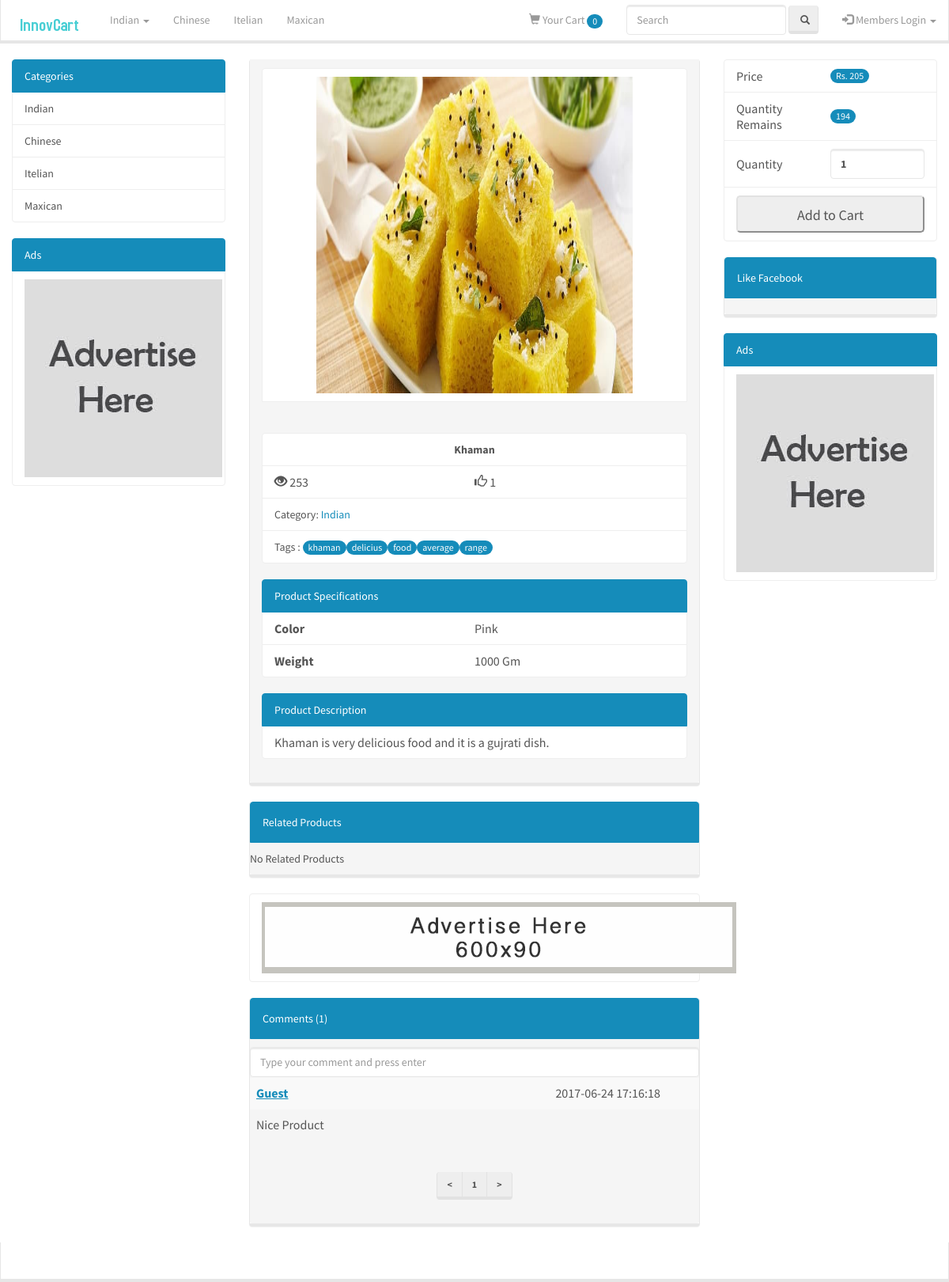
The app's page /showproduct.php?id=20 with its own data.
### tables this page shows
CREATE TABLE `website_attrib` (
  `web_name` varchar(100) NOT NULL,
  `web_title` varchar(100) NOT NULL,
  `web_des` text NOT NULL,
  `web_robots` enum('follow,index','nofollow,index','follow,index','nofollow,noindex') NOT NULL DEFAULT 'follow,index',
  `web_copy` varchar(100) NOT NULL,
  `web_keywords` text NOT NULL,
  `web_facebook` varchar(400) NOT NULL,
  `web_id` int(11) NOT NULL,
  `web_fev` varchar(200) DEFAULT NULL,
  `web_logo` varchar(200) DEFAULT NULL,
  `pageviews` int(11) NOT NULL DEFAULT '0',
  `ads_click` int(11) NOT NULL DEFAULT '0'
);

CREATE TABLE `categories` (
  `cat_id` int(11) NOT NULL,
  `cat_name` varchar(100) NOT NULL,
  `cat_robots` enum('follow,index','follow,noindex','nofollow,noindex','nofollow,index') NOT NULL DEFAULT 'follow,index',
  `cat_description` varchar(200) NOT NULL,
  `cat_keywords` varchar(200) NOT NULL
);

CREATE TABLE `ads` (
  `ad_id` int(11) NOT NULL,
  `ad_type` enum('72890','250250','60090','') NOT NULL,
  `ad_link` varchar(200) NOT NULL,
  `ad_imglink` varchar(200) NOT NULL,
  `ad_clicks` int(11) NOT NULL DEFAULT '0'
);

CREATE TABLE `videos` (
  `vid_id` int(11) NOT NULL,
  `subcat_id` int(11) NOT NULL,
  `cat_name` varchar(100) NOT NULL,
  `views` int(11) DEFAULT '0',
  `likes` int(11) NOT NULL DEFAULT '0',
  `snapshot_link` varchar(500) DEFAULT NULL,
  `vid_name` text NOT NULL,
  `vid_keywords` varchar(200) NOT NULL,
  `vid_robots` enum('follow,index','nofollow,index','follow,noindex','nofollow,noindex') NOT NULL DEFAULT 'follow,index',
  `vid_by` varchar(200) NOT NULL,
  `vid_price` float NOT NULL,
  `vid_quant` int(11) NOT NULL,
  `vid_desc` text NOT NULL,
  `vid_color` varchar(20) NOT NULL,
  `vid_weight` varchar(10) NOT NULL,
  `vid_size` varchar(20) NOT NULL
);

CREATE TABLE `comments` (
  `comment_id` int(11) NOT NULL,
  `vid_id` int(11) NOT NULL,
  `comment` text NOT NULL,
  `comment_by` varchar(100) NOT NULL DEFAULT 'Guest',
  `comment_on` timestamp NOT NULL DEFAULT CURRENT_TIMESTAMP ON UPDATE CURRENT_TIMESTAMP
);

### vleftbar.php (called while the page is built, shortened)
<?php
	include('leftbar.php');
	include('leftads.php');
?>

### vidbox.php (the view, shortened to what this page needs)
<div class="panel panel-default">
	<div class="panel-footer">
<?php
	$id=strip_tags($conn->real_escape_string($_GET['id']));
	$sql="SELECT * FROM videos WHERE vid_id='$id'";
	$result=$conn->query($sql);
	if($result->num_rows >0){
		while($row=$result->fetch_assoc()){
			echo '<div class="list-group-item" align="center"><img src="';
								   if($row['snapshot_link']==NULL){
				  echo './images/products/default.png';
			  }else{
				  echo $row['snapshot_link'];
			  }
			  echo '" style="height: 400px;width: 400px;"></div>';
		}
	}else{
		echo 'Erro 404! Not Found !';
	}
?>
<br/>
	<br/>
	<ul class="list-group">
		<li class="list-group-item"><b><center><?php echo $vid_name; ?></center></b></li>
		<li class="list-group-item"><table style="width:100%"><tbody><tr><th></th><td width="50%"><b><span class="glyphicon glyphicon-eye-open"></span> </b><?php echo $vview; ?></td><td width="50%"><b><span class="glyphicon glyphicon-thumbs-up"   <?php if(!isset($_SESSION['username'])) echo 'data-toggle="modal" data-target="#myModal"'; else echo 'onclick="likeme(\''.$id.'\');"';?>></span> </b><div id="likers" style="display:inline;"><?php echo $vlike; ?>
		?></div></td></tr></tbody></table></li>
		<li class="list-group-item">Category: <a href="viewsubcat.php?catid=<?php echo $cathname; ?>"><?php echo $cathname; ?></a></li>
		<li class="list-group-item">Tags : <?php $tags=explode(',',$vkeyword_tags);
			for($it=0;$it<count($tags);$it++)
			echo '<a href="search.php?term='.$tags[$it].'"><span class="badge">'.$tags[$it].'</span></a>';
		?></li>
	</ul>
	<ul class="list-group">
		<li class="list-group-item active">Product Specifications</li>
		<?php
			$sql="SELECT * FROM videos WHERE vid_id='$id'";
			$res=$conn->query($sql);
			while($row=$res->fetch_assoc()){
				if($row['vid_color']!=''){
					echo '<li class="list-group-item"><table style="width:100%"><tbody><tr><th></th><td width="50%"><b>Color</b></td><td width="50%">'.$row['vid_color'].'
		</div></td></tr></tbody></table></li>
		';
				}
				if($row['vid_weight']!=''){
					echo '<li class="list-group-item"><table style="width:100%"><tbody><tr><th></th><td width="50%"><b>Weight</b></td><td width="50%">'.$row['vid_weight'].'
		</div></td></tr></tbody></table></li>
		';
				}
			}
		?>
		<?php
			$sql="SELECT vid_desc FROM videos WHERE vid_id='$id'";
			$res=$conn->query($sql);
			while($row=$res->fetch_assoc()){
				if($row['vid_desc']!=''){
					echo '<ul class="list-group">
		<li class="list-group-item active">Product Description</li>';
					echo '<li class="list-group-item"><table style="width:100%"><tbody><tr><th></th><td>'.$row['vid_desc'].'
		</div></td></tr></tbody></table></li>
		';
				}
			}
		?>
	</div>
</div>
<div class="panel panel-primary">
	<div class="panel-body list-group-item active">Related Products</div>
	<div class="panel-footer">
		<div class="row">
<?php
	$sql="SELECT * FROM videos WHERE (vid_by LIKE '%$vidby%' OR vid_keywords LIKE '%$vidby%' OR vid_name LIKE '%vidby%') and vid_id!='$id' ORDER BY rand() LIMIT 2";
	$result=$conn->query($sql);
	if($result->num_rows >0){
		while($row=$result->fetch_assoc()){
					echo '<a class="col-sm-6" style="text-decoration:none;" title="'.$row['vid_name'].'" href="showproduct.php?id='.$row['vid_id'].'">
			<div class="list-group">
			  <div class="list-group-item active" align="center">';
				if(strlen($row['vid_name']) > 20){
					echo substr($row['vid_name'],0,17).'...';
				}else{
					echo $row['vid_name'];
				}
			  echo '</div>
			  <div class="list-group-item" align="center"><img src="';
			   if($row['snapshot_link']==NULL){
				  echo './images/products/default.png';
			  }else{
				  echo $row['snapshot_link'];
			  }
			  echo '" style="height: 20%;width: 100%;"></div>
			  <div class="list-group-item"><table style="width:100%"><tbody><tr><th></th><td width="50%"><span class="badge">Rs. '.$row['vid_price'].'</span></a></td><td width="50%"><b><span class="glyphicon glyphicon-thumbs-up"></span> </b>'.$row['likes'].'</td></tr></tbody></table></div>
			   <div class="list-group-item"><table style="width:100%"><tbody><tr><th></th><td><a href="showproduct.php?id='.$row['vid_id'].'" class="btn btn-default btn-block">Buy Now</a></td></tr></tbody></table></div>
			</div>
			</a>';
		}
	}else{
		echo 'No Related Products';
	}
?>
		</div>
	</div>
</div>
<?php include('vidboxmidads.php'); ?>
<div class="panel panel-primary">
	<div class="panel-body list-group-item active">Comments
	<?php
		$sql="SELECT COUNT(comment_id) as totalc FROM comments WHERE vid_id='$vid'";
		$result=$conn->query($sql);
		$row=$result->fetch_assoc();
		echo '('.$row['totalc'].')';
	?>
	</div>
	<div class="panel-footer">
		<div class="row">
			<input type="text" name="comment" class="form-control" placeholder="Type your comment and press enter" id="commentbox" onkeypress="comment(event);"/>
			<div id="showsuccess">
				<table class="table table-striped">
				<?php
					$num_rec_per_page=5;
					if (isset($_GET["page"])) { $page  = $_GET["page"]; } else { $page=1; };
					$start_from = ($page-1) * $num_rec_per_page;
					$sql = "SELECT * FROM comments WHERE vid_id='$vid' ORDER BY comment_id DESC LIMIT $start_from, $num_rec_per_page";
					$rs_result = $conn->query($sql);
					while ($row =$rs_result->fetch_assoc()) {
						echo '<tr><td><a href="viewprofile.php?user='.$row['comment_by'].'"><b>'.$row['comment_by'].'</b></td><td align="right">'.$row['comment_on'].'<td></tr>';
							echo '<tr><td colspan="2">'.$row['comment'].'</td></tr>';
					}
				?>
				</table>
				<center>
			<ul class="pagination">
				<?php
					$sql = "SELECT * FROM comments WHERE vid_id='$vid' ORDER BY comment_id DESC";
					$rs_result = $conn->query($sql);
					$total_records = $rs_result->num_rows;
					$total_pages = ceil($total_records / $num_rec_per_page);
					if($total_records>0)
					echo "<li><a href='showvideo.php?id=".$id."&page=1'>".'<'."</a></li> ";
					for ($i=1; $i<=$total_pages; $i++) {
								echo "<li><a href='showvideo.php?id=".$id."&page=".$i."'>".$i."</a></li> ";
					};
					if($total_records>0)
					echo "<li><a href='showvideo.php?id=".$id."&page=$total_pages'>".'>'."</a></li> ";
				?>
			</ul></center>
			</div>
		</div>
	</div>
</div>

### menu.php (shortened to what this page needs)
<nav class="navbar navbar-inverse" style="border-radius: 0px;">
  <div class="container-fluid">
    <div class="navbar-header">
      <a class="navbar-brand" href="index.php"><?php
	  if($weblogo==NULL)
		  echo $website_name;
	  else
		echo '<img src="'.$weblogo.'">'; ?></a>
    </div>
	<?php
	$sql="SELECT * FROM categories";
	$result=$conn->query($sql);
	while($row=$result->fetch_assoc()){
		$catname=$row['cat_name'];
		$subsql="SELECT * FROM subcat WHERE cat_name='$catname'";
		$subresult=$conn->query($subsql);
		echo '<ul class="nav navbar-nav">
				<li class="dropdown">';
		if($subresult->num_rows > 0){
			echo '<a class="dropdown-toggle" data-toggle="dropdown"> '.$row['cat_name'];
			echo'		<span class="caret"></span></a>
				<ul class="dropdown-menu" style="width:200%">';
			echo'</ul></a> ';
		}else{
			echo '<a href="viewsubcat.php?catid='.$row['cat_name'].'"> '.$row['cat_name'].'</a>';
		}
		echo '
			  </li>
			</ul>';
	}
	?>
    <ul class="nav navbar-nav navbar-right">
		  <?php
			echo '<li class="dropdown">
					  <a href="showcart.php"  ><span class="glyphicon glyphicon-shopping-cart"></span> Your Cart <span class="badge"><div id="added">';
					  if(isset($_SESSION['shop_cart'])){
						  echo count($_SESSION['shop_cart']);
					  }else{
						  echo '0';
					  }
					  echo '</div></span></a>
					  </li>';
		  ?>
		<li>
			   <form class="navbar-form navbar-left" action="search.php" method="GET">
			  <div class="form-group">
				<input type="text" class="form-control" placeholder="Search" name="term">
			  </div>
			  <button type="submit" class="btn btn-default"><span class="glyphicon glyphicon-search" style="padding:15%;"></span></button>
			</form>
		</li>
		<?php
			if(isset($_SESSION['username'])){
				echo '<li class="dropdown">
					  <a class="dropdown-toggle" data-toggle="dropdown"><span class="glyphicon glyphicon-user"></span> '.$_SESSION['username'].'
						<span class="caret"></span></a>
						<ul class="dropdown-menu" style="width:200%">
						<div class="list-group">
									<a href="profile.php" class="list-group-item">Profile</a>
									<a href="likehistory.php" class="list-group-item">Liked Products</a>
									<a href="viewhistory.php" class="list-group-item">Watched Products</a>
									<a href="orders.php" class="list-group-item">Your Orders</a>
									<a href="usersetting.php" class="list-group-item">Settings</a>
								  <a href="logout.php" class="list-group-item" id="tlogin" name="tlogin">Logout</a>
						</div>
						</ul>
					  </li>';
			}else{
				echo '<li class="dropdown">
					  <a class="dropdown-toggle" data-toggle="dropdown"><span class="glyphicon glyphicon-log-in"></span> Members Login
						<span class="caret"></span></a>
						<ul class="dropdown-menu" style="width:200%">
							<form role="form" method="POST" action="index.php" class="col-sm-12">
							<li>
										<div class="form-group">
									<label for="temail">Email address:</label>
									<input type="email" class="form-control" id="temail" name="temail">
								  </div>
							</li>
							<li>
							<div class="form-group">
									<label for="tpwd">Password:</label>
									<input type="password" class="form-control" id="tpwd" name="tpwd">
								  </div>
							</li>
							<li>
								  <button type="submit" class="btn btn-info" id="tlogin" name="tlogin">Login</button>
								  <a href="register.php" class="btn btn-info">Register</a>
								  <a href="forgot.php" class="btn btn-info">Forgot Password</a>
							</li>
							</form>
						</ul>
					  </li>';
			}
		?>
    </ul>
  </div>
</nav>

### leftbar.php (shortened to what this page needs)
<?php
	$sql="SELECT * FROM categories";
	$result=$conn->query($sql);
	echo ' <ul class="list-group">
	<li class="list-group-item active">Categories</li>
	';
	if($result->num_rows > 0){
		while($row=$result->fetch_assoc()){
			echo '<a href="viewsubcat.php?catid='.$row['cat_name'].'" class="list-group-item">'.$row['cat_name'].'</a>';
		}
	}else{
		echo '<li class="list-group-item">No Categories</li>';
	}
		echo '</ul>';
?>

### leftads.php (shortened to what this page needs)
<?php
$sql="SELECT * FROM ads WHERE ad_type='250250'";
$result=$conn->query($sql);
if($result->num_rows > 0)
{
	while($row=$result->fetch_assoc()){
		echo '<ul class="list-group">
	<li class="list-group-item active">Ads</li>
		<a href="'.$row['ad_link'].'" class="list-group-item" onclick="count1();" target="_blank"><center><img src="'.$row['ad_imglink'].'" /></center></a>
</ul>';
	}
}
?>

### vidboxmidads.php (shortened to what this page needs)
<?php
$sql="SELECT * FROM ads WHERE ad_type='60090'";
$result=$conn->query($sql);
if($result->num_rows > 0)
{
	while($row=$result->fetch_assoc()){
		echo '<ul class="list-group">
		<a href="'.$row['ad_link'].'" class="list-group-item" onclick="count();" target="_blank"><center><img src="'.$row['ad_imglink'].'" /></center></a>
</ul>';
	}
}
?>

### vidrightbar.php (shortened to what this page needs)
<?php
    echo '<div class="list-group"><div class="list-group-item"><table style="width:100%"><tbody><tr><th></th><td width="50%">Price</a></td><td width="50%"><b><span class="badge">Rs. '.$vidprice.'</span></b></td></tr></tbody></table></div>
			   <div class="list-group-item"><table style="width:100%"><tbody><tr><th></th><td width="50%">Quantity Remains </a></td><td width="50%"><b><span class="badge">'.$vidquant.'</span></b></td></tr></tbody></table></div>
			   <input type="hidden" value="'.$vidid.'" id="vid">
			   <input type="hidden" value="'.$vidprice.'" id="pprice">
			   <input type="hidden" value="'.$vid_name.'" id="pname">';
			   $sql="SELECT vid_quant FROM videos WHERE vid_id='$vid'";
				$res=$conn->query($sql);
				while($row=$res->fetch_assoc())
				$remains=$row['vid_quant'];
			   if($remains>0){
				   echo '<div class="list-group-item"><table style="width:100%"><tbody><tr><th></th><td width="50%">Quantity </a></td><td width="50%"><b><input type="number" name="quantity" value="1" size="2" class="form-control" id="quant"/></b></td></tr></tbody></table></div>
				   <div class="list-group-item"><button onclick="addtocart();" class="btn-lg btn-default btn-block" style="text-decoration:none;">Add to Cart</button></div>';
			   }else{
				   echo '
				   <div class="list-group-item"><center><div class="btn-lg btn-default btn-block disabled" style="text-decoration:none;color:red;" title="Out of Stock">Out of Stock</div></center></div>
			   ';
			   }
			   echo '</div>';
	if($wfacebook!=NULL){
		echo '<div class="panel panel-primary">
			  <div class="panel-body list-group-item active">Like Facebook</div>
			  <div class="panel-footer">';
		echo '</div></div>';
	}
?>
<?php
	include('leftads.php');
?>

### records on screen
website_attrib: web_logo (picture)
categories: cat_name "Indian"
categories: cat_name "Chinese"
categories: cat_name "Itelian"
categories: cat_name "Maxican"
ads: ad_imglink (picture)
videos: snapshot_link (picture), vid_name "Khaman", views "253", likes "1", cat_name "Indian", vid_keywords "khaman", vid_keywords "delicius", vid_keywords "food", vid_keywords "average", vid_keywords "range", vid_color "Pink", vid_weight "1000 Gm", vid_desc "Khaman is very delicious food and it is a gujrati dish.", vid_price "205", vid_quant "194"
ads: ad_imglink (picture)
comments: comment_by "Guest", comment_on "2017-06-24 17:16:18", comment "Nice Product"

### other values on screen
$row['totalc'] "1"
